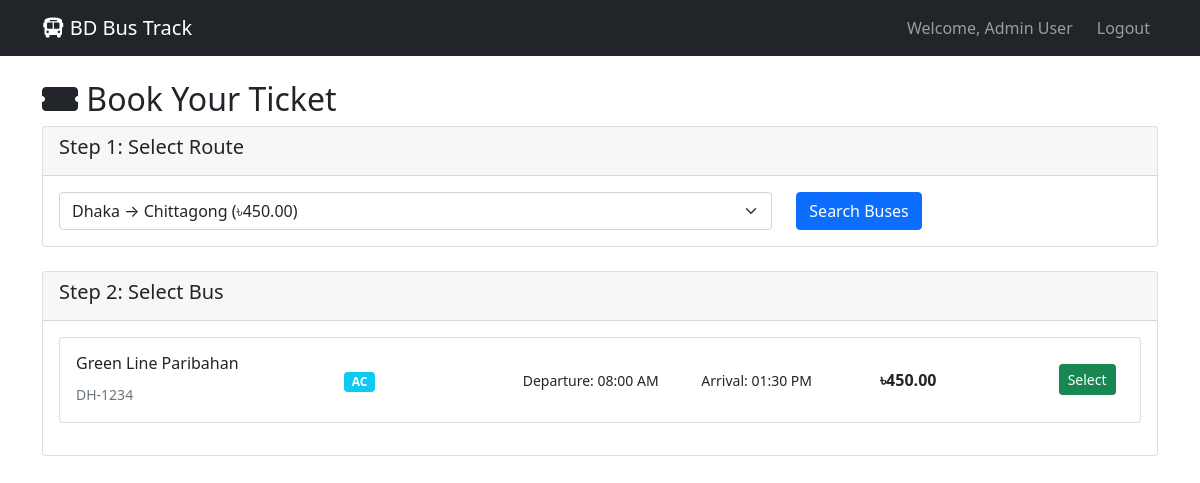
/booking.php?route_id=1 (signed in), run on the app's committed database.
### tables this page shows
CREATE TABLE buses (
    id INT AUTO_INCREMENT PRIMARY KEY,
    bus_number VARCHAR(20) UNIQUE NOT NULL,
    bus_name VARCHAR(100) NOT NULL,
    route_id INT,
    total_seats INT DEFAULT 40,
    bus_type ENUM('AC', 'Non-AC') DEFAULT 'Non-AC',
    current_lat DECIMAL(10, 8) DEFAULT NULL,
    current_lng DECIMAL(11, 8) DEFAULT NULL,
    status ENUM('active', 'inactive', 'maintenance') DEFAULT 'active',
    departure_time TIME NOT NULL,
    arrival_time TIME NOT NULL,
    FOREIGN KEY (route_id) REFERENCES routes(id)
);

CREATE TABLE routes (
    id INT AUTO_INCREMENT PRIMARY KEY,
    route_name VARCHAR(100) NOT NULL,
    from_city VARCHAR(50) NOT NULL,
    to_city VARCHAR(50) NOT NULL,
    distance INT NOT NULL,
    duration VARCHAR(20) NOT NULL,
    fare DECIMAL(10,2) NOT NULL,
    created_at TIMESTAMP DEFAULT CURRENT_TIMESTAMP
);

### booking.php (the view, shortened to what this page needs)
<?php
$conn = getConnection();
$routes_query = "SELECT * FROM routes ORDER BY route_name";
$routes_result = $conn->query($routes_query);
if (isset($_GET['route_id'])) {
    $route_id = $_GET['route_id'];
    $buses_query = "SELECT b.*, r.route_name, r.from_city, r.to_city, r.fare FROM buses b JOIN routes r ON b.route_id = r.id WHERE b.route_id = ? AND b.status = 'active'";
    $buses_stmt = $conn->prepare($buses_query);
    $buses_stmt->bind_param("i", $route_id);
    $buses_stmt->execute();
    $buses_result = $buses_stmt->get_result();
}
?>
<!DOCTYPE html>
<html lang="en">
<head>
    <link href="https://cdn.jsdelivr.net/npm/bootstrap@5.1.3/dist/css/bootstrap.min.css" rel="stylesheet">
    <link href="https://cdnjs.cloudflare.com/ajax/libs/font-awesome/6.0.0/css/all.min.css" rel="stylesheet">
</head>
<body>
    <nav class="navbar navbar-expand-lg navbar-dark bg-dark">
        <div class="container">
            <a class="navbar-brand" href="index.html">
                <i class="fas fa-bus"></i> BD Bus Track
            </a>
            <div class="navbar-nav ms-auto">
                <span class="navbar-text me-3">Welcome, <?php echo $_SESSION['user_name']; ?></span>
                <a class="nav-link" href="logout.php">Logout</a>
            </div>
        </div>
    </nav>
    <div class="container mt-4">
        <h2><i class="fas fa-ticket-alt"></i> Book Your Ticket</h2>
        <div class="card mb-4">
            <div class="card-header">
                <h5>Step 1: Select Route</h5>
            </div>
            <div class="card-body">
                <form method="GET">
                    <div class="row">
                        <div class="col-md-8">
                            <select name="route_id" class="form-select" required>
                                <?php while ($route = $routes_result->fetch_assoc()): ?>
                                    <option value="<?php echo $route['id']; ?>" <?php echo (isset($_GET['route_id']) && $_GET['route_id'] == $route['id']) ? 'selected' : ''; ?>>
                                        <?php echo $route['from_city'] . ' → ' . $route['to_city'] . ' (৳' . $route['fare'] . ')'; ?>
                                    </option>
                                <?php endwhile; ?>
                            </select>
                        </div>
                        <div class="col-md-4">
                            <button type="submit" class="btn btn-primary">Search Buses</button>
                        </div>
                    </div>
                </form>
            </div>
        </div>
        <?php if (isset($buses_result) && $buses_result->num_rows > 0): ?>
        <div class="card mb-4">
            <div class="card-header">
                <h5>Step 2: Select Bus</h5>
            </div>
            <div class="card-body">
                <?php while ($bus = $buses_result->fetch_assoc()): ?>
                <div class="card mb-3">
                    <div class="card-body">
                        <div class="row align-items-center">
                            <div class="col-md-3">
                                <h6><?php echo $bus['bus_name']; ?></h6>
                                <small class="text-muted"><?php echo $bus['bus_number']; ?></small>
                            </div>
                            <div class="col-md-2">
                                <span class="badge bg-info"><?php echo $bus['bus_type']; ?></span>
                            </div>
                            <div class="col-md-2">
                                <small>Departure: <?php echo date('h:i A', strtotime($bus['departure_time'])); ?></small>
                            </div>
                            <div class="col-md-2">
                                <small>Arrival: <?php echo date('h:i A', strtotime($bus['arrival_time'])); ?></small>
                            </div>
                            <div class="col-md-2">
                                <strong>৳<?php echo $bus['fare']; ?></strong>
                            </div>
                            <div class="col-md-1">
                                <button class="btn btn-sm btn-success" onclick="selectBus(<?php echo $bus['id']; ?>, '<?php echo $bus['bus_name']; ?>', <?php echo $bus['fare']; ?>)">
                                    Select
                                </button>
                            </div>
                        </div>
                    </div>
                </div>
                <?php endwhile; ?>
            </div>
        </div>
        <?php endif; ?>
    </div>
</body>
</html>

### data on the page
buses: bus_name "Green Line Paribahan", bus_number "DH-1234", bus_type "AC", departure_time "08:00 AM", arrival_time "01:30 PM", route.fare "450.00"

### other printed values
$_SESSION['user_name'] "Admin User"
form field route_id "Dhaka → Chittagong (৳450.00)"
